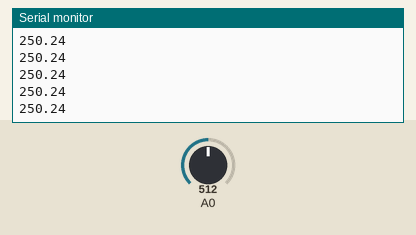
Recording of a sketch running on a simulated Arduino Uno, built with avr-gcc and run on an emulated ATmega328P. Parts: the last lines printed to the serial monitor. The inputs (shaded band) are chosen by the test bench; at power-on: A0 = 512.

Above: at 1.2 s.
1.3 s: A0 set to 716
At 1.8 s:
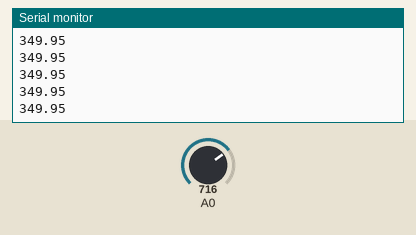
2.8 s: A0 set to 900
At 3.4 s:
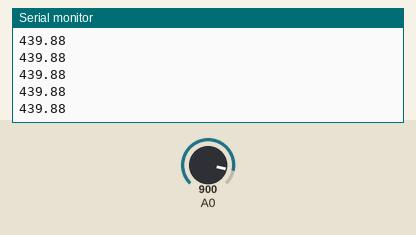
Timing chart, 0 to 5.8 s (numbered marks = the images above; inputs shaded):
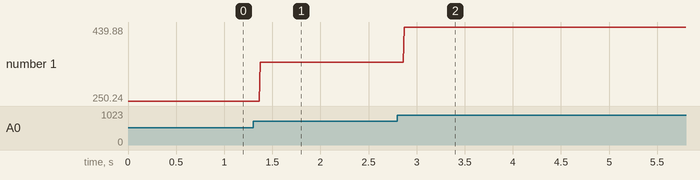

Measured:
- after the input at 1.3 s, the serial monitor: prints a new line after 0.07 s (image 1)
- after the input at 2.8 s, the serial monitor: prints a new line after 0.07 s (image 2)
- plotted number 1: 250.24 → 349.95 after the input at 1.3 s, 349.95 → 439.88 after the input at 2.8 s

The sketch:

Digital_Temperature.ino
```cpp
void setup() {
  pinMode (A0, INPUT);
  Serial.begin (9600);

}

void loop() {
  // put your main code here, to run repeatedly:
  float reading = analogRead (A0);
  reading = reading*(5.0/1023.0)*100;
  Serial.println (reading);
}
```
